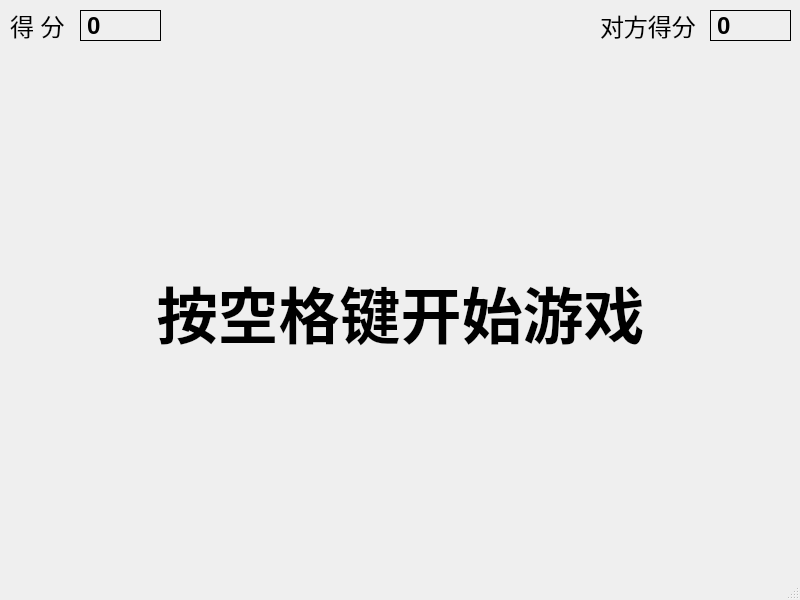
<?xml version="1.0" encoding="UTF-8"?>
<ui version="4.0">
 <class>MainWindow</class>
 <widget class="QMainWindow" name="MainWindow">
  <property name="geometry">
   <rect>
    <x>0</x>
    <y>0</y>
    <width>800</width>
    <height>600</height>
   </rect>
  </property>
  <property name="minimumSize">
   <size>
    <width>800</width>
    <height>600</height>
   </size>
  </property>
  <property name="maximumSize">
   <size>
    <width>800</width>
    <height>600</height>
   </size>
  </property>
  <property name="windowTitle">
   <string>单人游戏</string>
  </property>
  <widget class="QWidget" name="centralwidget">
   <widget class="QLabel" name="label_score">
    <property name="geometry">
     <rect>
      <x>10</x>
      <y>10</y>
      <width>61</width>
      <height>31</height>
     </rect>
    </property>
    <property name="font">
     <font>
      <pointsize>18</pointsize>
     </font>
    </property>
    <property name="text">
     <string>得 分</string>
    </property>
   </widget>
   <widget class="QLabel" name="label_displayScore">
    <property name="geometry">
     <rect>
      <x>80</x>
      <y>10</y>
      <width>81</width>
      <height>31</height>
     </rect>
    </property>
    <property name="font">
     <font>
      <pointsize>18</pointsize>
      <bold>true</bold>
     </font>
    </property>
    <property name="frameShape">
     <enum>QFrame::Box</enum>
    </property>
    <property name="text">
     <string>0</string>
    </property>
   </widget>
   <widget class="QWidget" name="verticalLayoutWidget">
    <property name="geometry">
     <rect>
      <x>0</x>
      <y>270</y>
      <width>801</width>
      <height>85</height>
     </rect>
    </property>
    <layout class="QVBoxLayout" name="verticalLayout">
     <item>
      <widget class="QLabel" name="label_star">
       <property name="font">
        <font>
         <pointsize>46</pointsize>
         <bold>true</bold>
        </font>
       </property>
       <property name="text">
        <string>按空格键开始游戏</string>
       </property>
       <property name="alignment">
        <set>Qt::AlignCenter</set>
       </property>
      </widget>
     </item>
    </layout>
   </widget>
   <widget class="QLabel" name="label_displayScore_2">
    <property name="geometry">
     <rect>
      <x>710</x>
      <y>10</y>
      <width>81</width>
      <height>31</height>
     </rect>
    </property>
    <property name="font">
     <font>
      <pointsize>18</pointsize>
      <bold>true</bold>
     </font>
    </property>
    <property name="frameShape">
     <enum>QFrame::Box</enum>
    </property>
    <property name="text">
     <string>0</string>
    </property>
   </widget>
   <widget class="QLabel" name="label_score_2">
    <property name="geometry">
     <rect>
      <x>600</x>
      <y>10</y>
      <width>101</width>
      <height>31</height>
     </rect>
    </property>
    <property name="font">
     <font>
      <pointsize>18</pointsize>
     </font>
    </property>
    <property name="text">
     <string>对方得分</string>
    </property>
   </widget>
  </widget>
  <widget class="QMenuBar" name="menubar">
   <property name="geometry">
    <rect>
     <x>0</x>
     <y>0</y>
     <width>800</width>
     <height>17</height>
    </rect>
   </property>
  </widget>
  <widget class="QStatusBar" name="statusbar"/>
 </widget>
 <resources/>
 <connections/>
</ui>
